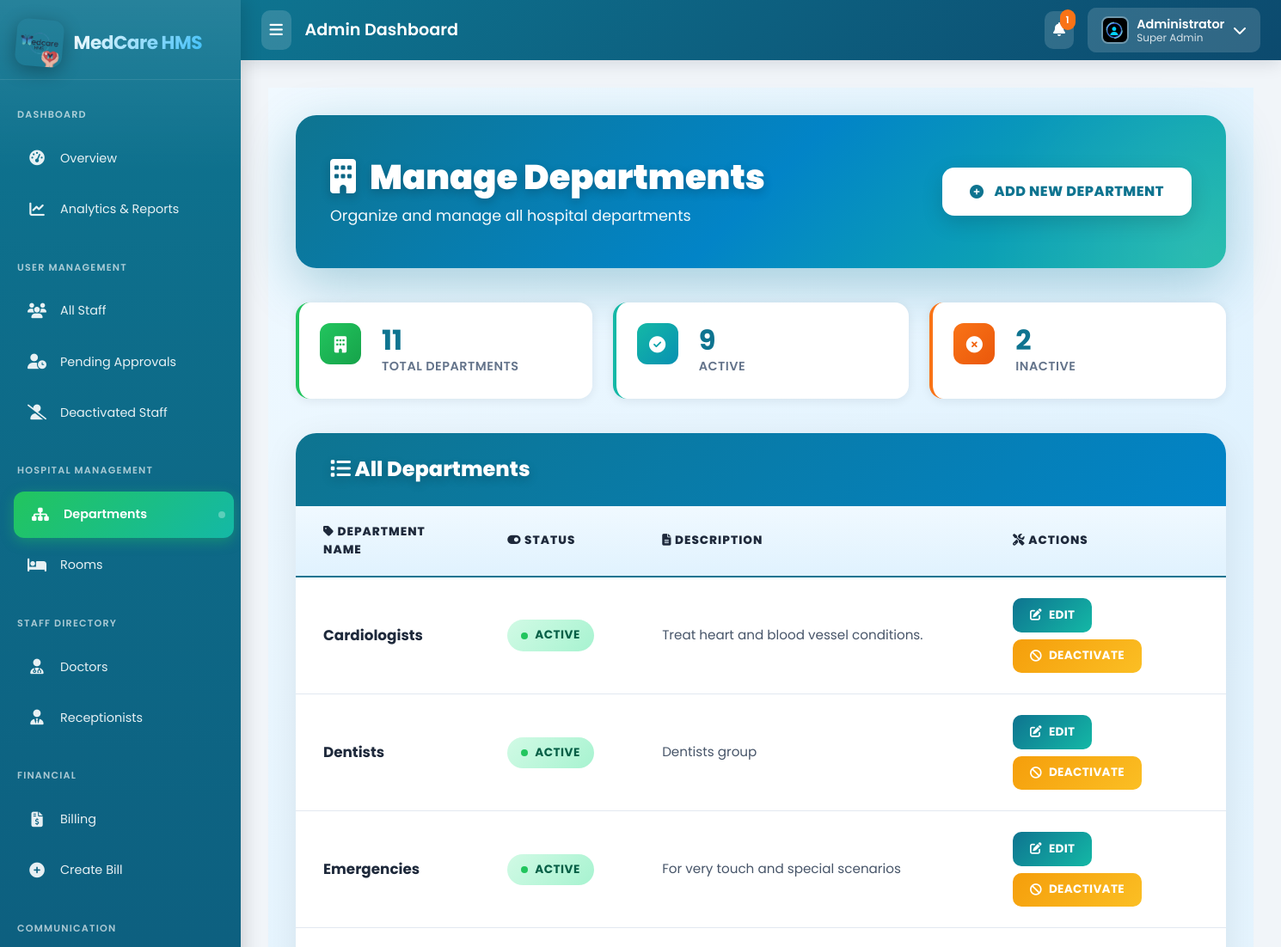
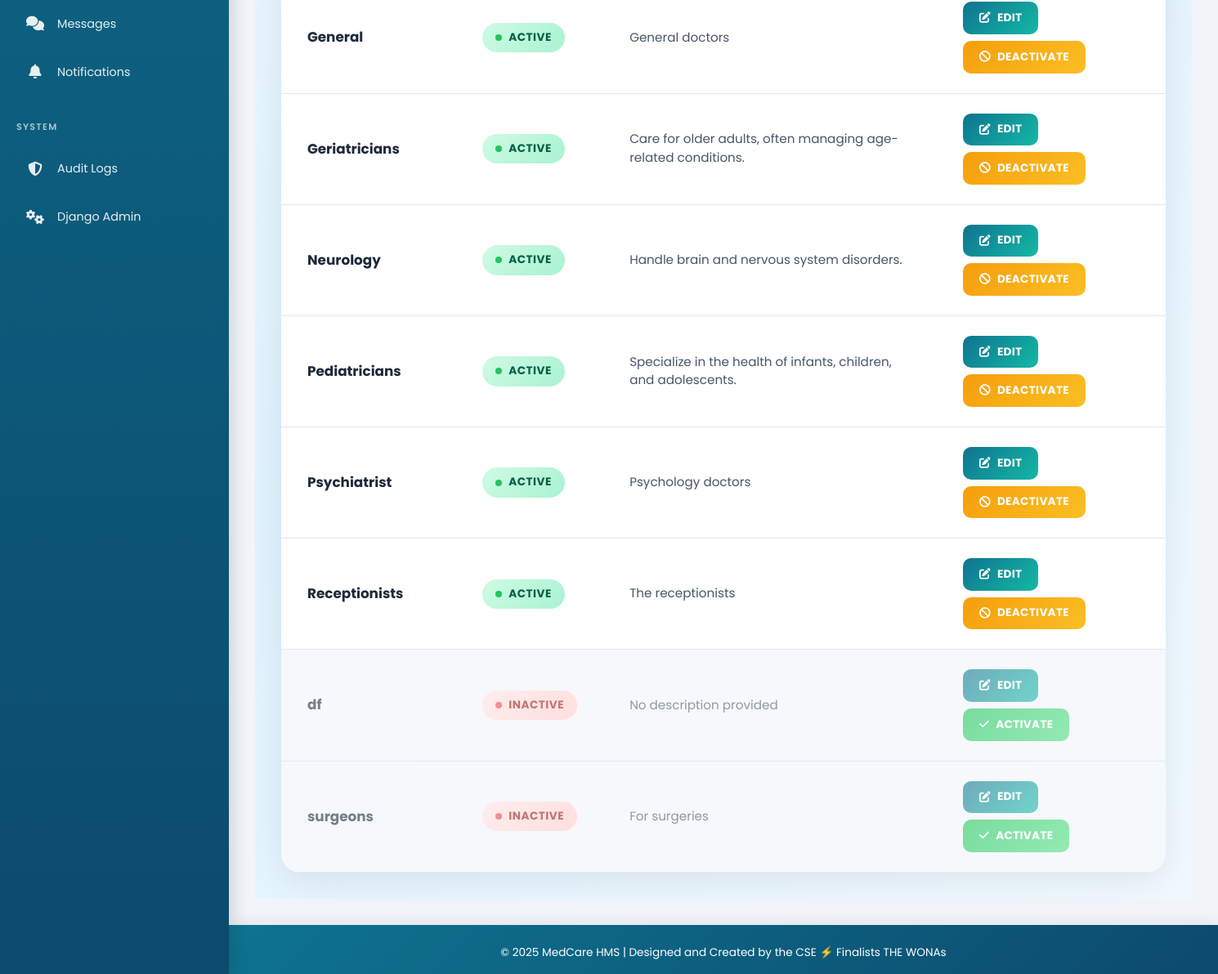
Screenshot of /management/departments/ (signed in) with the database file from the repository (2 pictures, top to bottom).
### management/models.py (models this page shows, shortened)
class Department(models.Model):
    name = models.CharField(max_length=100, unique=True, help_text="e.g., Cardiology, Orthopedics")
    description = models.TextField(blank=True, null=True)
    is_active = models.BooleanField(default=True)

### management/views.py (the view)
# urls.py: path('departments/', views.DepartmentListView.as_view(), name='department_list'),
@method_decorator(admin_required, name='dispatch')
class DepartmentListView(ListView):
    model = Department
    template_name = 'management/department_list.html'
    context_object_name = 'departments'
    queryset = Department.objects.all().order_by('-is_active', 'name')
    def get_context_data(self, **kwargs):
        context = super().get_context_data(**kwargs)
        departments = context['departments']
        context['total_count'] = departments.count()
        context['active_count'] = departments.filter(is_active=True).count()
        context['inactive_count'] = departments.filter(is_active=False).count()
        return context

### chat/context_processors.py (called while the page is built)
def unread_chat_messages(request):
    if request.user.is_authenticated:
        threads = request.user.chat_threads.all()
        total_unread = 0
        for thread in threads:
            total_unread += thread.get_unread_count_for_user(request.user)
        return {'unread_chat_messages_count': total_unread}
    return {'unread_chat_messages_count': 0}

### chat/models.py (called while the page is built)
    def get_unread_count_for_user(self, user):
        return self.messages.filter(is_read=False).exclude(sender=user).count()

### notifications/context_processors.py (called while the page is built)
def unread_notifications(request):
    if request.user.is_authenticated:
        count = Notification.objects.filter(recipient=request.user, is_read=False).count()
        return {'unread_notifications_count': count}
    return {}

### templates/management/department_list.html (shortened to what this page needs)
{% extends 'base_admin.html' %}
{% load static %}
{% block content %}
<div class="department-wrapper">
    <div class="page-header">
        <div class="header-content">
            <h1>
                <span class="header-icon">
                    <i class="fas fa-building"></i>
                </span>
                Manage Departments
            </h1>
            <p>Organize and manage all hospital departments</p>
        </div>
        <a href="{% url 'management:department_create' %}" class="btn-add" onclick="event.preventDefault(); openDepartmentFormModal('create');">
            <i class="fas fa-plus-circle"></i>
            Add New Department
        </a>
    </div>
    <div class="stats-container">
        <div class="stat-card teal">
            <div class="stat-icon">
                <i class="fas fa-building"></i>
            </div>
            <div class="stat-details">
                <div class="stat-value">{{ total_count }}</div>
                <div class="stat-label">Total Departments</div>
            </div>
        </div>
        <div class="stat-card green">
            <div class="stat-icon">
                <i class="fas fa-check-circle"></i>
            </div>
            <div class="stat-details">
                <div class="stat-value">{{ active_count }}</div>
                <div class="stat-label">Active</div>
            </div>
        </div>
        <div class="stat-card red">
            <div class="stat-icon">
                <i class="fas fa-times-circle"></i>
            </div>
            <div class="stat-details">
                <div class="stat-value">{{ inactive_count }}</div>
                <div class="stat-label">Inactive</div>
            </div>
        </div>
    </div>
    <div class="table-container">
        <div class="table-header">
            <h4><i class="fas fa-list"></i> All Departments</h4>
        </div>
        {% if departments %}
            <table class="department-table">
                <thead>
                    <tr>
                        <th><i class="fas fa-tag"></i> Department Name</th>
                        <th><i class="fas fa-toggle-on"></i> Status</th>
                        <th><i class="fas fa-file-alt"></i> Description</th>
                        <th><i class="fas fa-tools"></i> Actions</th>
                    </tr>
                </thead>
                <tbody>
                    {% for department in departments %}
                    <tr class="{% if not department.is_active %}inactive{% endif %}">
                        <td><strong>{{ department.name }}</strong></td>
                        <td>
                            {% if department.is_active %}
                                <span class="status-badge active">
                                    <span class="status-dot"></span>
                                    Active
                                </span>
                            {% else %}
                                <span class="status-badge inactive">
                                    <span class="status-dot"></span>
                                    Inactive
                                </span>
                            {% endif %}
                        </td>
                        <td>{{ department.description|default:"No description provided" }}</td>
                        <td>
                            <div class="action-buttons">
                                <button type="button"
                                        class="action-btn btn-edit"
                                        onclick="openDepartmentFormModal('edit', {{ department.pk }}, '{{ department.name|escapejs }}', '{{ department.description|default:''|escapejs }}')">
                                    <i class="fas fa-edit"></i>
                                    Edit
                                </button>
                                {% if department.is_active %}
                                    <button type="button"
                                            class="action-btn btn-deactivate"
                                            onclick="openToggleModal('{% url 'management:department_toggle_active' department.pk %}', '{{ department.name|escapejs }}', true)">
                                        <i class="fas fa-ban"></i>
                                        Deactivate
                                    </button>
                                {% else %}
                                    <button type="button"
                                            class="action-btn btn-activate"
                                            onclick="openToggleModal('{% url 'management:department_toggle_active' department.pk %}', '{{ department.name|escapejs }}', false)">
                                        <i class="fas fa-check"></i>
                                        Activate
                                    </button>
                                {% endif %}
                            </div>
                        </td>
                    </tr>
                    {% endfor %}
                </tbody>
            </table>
        {% endif %}
    </div>
</div>
{% endblock %}

### templates/base_admin.html (shortened to what this page needs)
{% load static %}
<!DOCTYPE html>
<html lang="en">
<head>
    <link href="https://cdn.jsdelivr.net/npm/bootstrap@5.3.0/dist/css/bootstrap.min.css" rel="stylesheet">
    <link rel="stylesheet" href="https://cdnjs.cloudflare.com/ajax/libs/font-awesome/6.4.0/css/all.min.css">
</head>
<body>
    <nav class="sidebar" id="adminSidebar">
        <div class="sidebar-brand">
            <img src="{% static 'images/logo.png' %}" alt="MedCare Logo">
            <span class="brand-text">MedCare HMS</span>
        </div>
        <div class="nav-section">
            <div class="nav-section-title">Dashboard</div>
            <a href="{% url 'accounts:admin_dashboard' %}" class="menu-link {% if request.resolver_match.url_name == 'admin_dashboard' %}active{% endif %}" data-tooltip="Overview">
                <span class="menu-icon"><i class="fas fa-tachometer-alt"></i></span>
                <span class="menu-text">Overview</span>
            </a>
            <a href="{% url 'reports:reports_dashboard' %}" class="menu-link {% if request.resolver_match.app_name == 'reports' %}active{% endif %}" data-tooltip="Analytics & Reports">
                <span class="menu-icon"><i class="fas fa-chart-line"></i></span>
                <span class="menu-text">Analytics & Reports</span>
            </a>
        </div>
        <div class="nav-section">
            <div class="nav-section-title">User Management</div>
            <a href="{% url 'accounts:staff_management_list' %}" class="menu-link" data-tooltip="All Staff">
                <span class="menu-icon"><i class="fas fa-users"></i></span>
                <span class="menu-text">All Staff</span>
            </a>
            <a href="{% url 'accounts:pending_staff_list' %}" class="menu-link" data-tooltip="Pending Approvals">
                <span class="menu-icon"><i class="fas fa-user-clock"></i></span>
                <span class="menu-text">Pending Approvals</span>
            </a>
            <a href="{% url 'accounts:deactivated_staff_list' %}" class="menu-link" data-tooltip="Deactivated Staff">
                <span class="menu-icon"><i class="fas fa-user-slash"></i></span>
                <span class="menu-text">Deactivated Staff</span>
            </a>
        </div>
        <div class="nav-section">
            <div class="nav-section-title">Hospital Management</div>
            <a href="{% url 'management:department_list' %}" class="menu-link" data-tooltip="Departments">
                <span class="menu-icon"><i class="fas fa-sitemap"></i></span>
                <span class="menu-text">Departments</span>
            </a>
            <a href="{% url 'management:room_list' %}" class="menu-link" data-tooltip="Rooms">
                <span class="menu-icon"><i class="fas fa-bed"></i></span>
                <span class="menu-text">Rooms</span>
            </a>
        </div>
        <div class="nav-section">
            <div class="nav-section-title">Staff Directory</div>
            <a href="{% url 'management:doctor_list' %}" class="menu-link" data-tooltip="Doctors">
                <span class="menu-icon"><i class="fas fa-user-md"></i></span>
                <span class="menu-text">Doctors</span>
            </a>
            <a href="{% url 'management:receptionist_list' %}" class="menu-link" data-tooltip="Receptionists">
                <span class="menu-icon"><i class="fas fa-user-tie"></i></span>
                <span class="menu-text">Receptionists</span>
            </a>
        </div>
        <div class="nav-section">
            <div class="nav-section-title">Financial</div>
            <a href="{% url 'billing:bill_list' %}" class="menu-link" data-tooltip="Billing">
                <span class="menu-icon"><i class="fas fa-file-invoice-dollar"></i></span>
                <span class="menu-text">Billing</span>
            </a>
            <a href="{% url 'billing:select_appointment' %}" class="menu-link" data-tooltip="Create Bill">
                <span class="menu-icon"><i class="fas fa-plus-circle"></i></span>
                <span class="menu-text">Create Bill</span>
            </a>
        </div>
        <div class="nav-section">
            <div class="nav-section-title">Communication</div>
            <a href="{% url 'chat:thread_list' %}" class="menu-link" data-tooltip="Messages">
                <span class="menu-icon"><i class="fas fa-comments"></i></span>
                <span class="menu-text">Messages</span>
            </a>
            <a href="{% url 'notifications:notification_list' %}" class="menu-link" data-tooltip="Notifications">
                <span class="menu-icon"><i class="fas fa-bell"></i></span>
                <span class="menu-text">Notifications</span>
            </a>
        </div>
        <div class="nav-section">
            <div class="nav-section-title">System</div>
            <a href="{% url 'audit:audit_feed' %}" class="menu-link {% if request.resolver_match.app_name == 'audit' %}active{% endif %}" data-tooltip="Audit Logs">
                <span class="menu-icon"><i class="fas fa-shield-halved"></i></span>
                <span class="menu-text">Audit Logs</span>
            </a>
            <a href="{% url 'admin:index' %}" class="menu-link" data-tooltip="Django Admin">
                <span class="menu-icon"><i class="fas fa-cogs"></i></span>
                <span class="menu-text">Django Admin</span>
            </a>
        </div>
    </nav>
    <div class="content-wrapper" id="adminContent">
        <div class="topbar">
            <div class="topbar-left">
                <button class="sidebar-toggle" id="sidebarToggle">
                    <i class="fas fa-bars"></i>
                </button>
                <h6 class="topbar-title mb-0">Admin Dashboard</h6>
            </div>
            <div class="topbar-right">
                <div class="notification-dropdown">
                    <button class="notification-btn" id="notificationToggle">
                        <i class="fas fa-bell"></i>
                        {% if unread_notifications_count > 0 %}
                        <span class="notification-badge" id="notificationBadge">{{ unread_notifications_count }}</span>
                        {% endif %}
                    </button>
                </div>
                <div class="user-dropdown">
                    <button class="user-toggle" id="userMenuToggle">
                        <img src="{% if user.profile.image %}{{ user.profile.image.url }}{% else %}{% static 'profile_pictures/default.jpeg' %}{% endif %}"
                             alt="User Avatar" class="user-avatar">
                        <div class="user-info">
                            <span class="user-name">{{ user.get_full_name|default:user.username }}</span>
                            <span class="user-role">{% if user.is_superuser %}Super Admin{% else %}Admin{% endif %}</span>
                        </div>
                        <i class="fas fa-chevron-down"></i>
                    </button>
                </div>
            </div>
        </div>
        <div class="main-content">
            {% block content %}{% endblock %}
        </div>
        <footer>
            <p class="mb-0">© 2025 MedCare HMS | Designed and Created by the CSE ⚡ Finalists THE WONAs</p>
        </footer>
    </div>
</body>
</html>

### templates/components/messages.html (style rules this page uses)
:root { --message-success: #10b981; --message-success-bg: #ecfdf5; --message-success-border: #a7f3d0; --message-success-text: #065f46; --message-error: #ef4444; --message-error-bg: #fef2f2; --message-error-border: #fecaca; --message-error-text: #991b1b; --message-warning: #f59e0b; --message-warning-bg: #fffbeb; --message-warning-border: #fed7aa; --message-warning-text: #92400e; --message-info: #3b82f6; --message-info-bg: #eff6ff; --message-info-border: #bfdbfe; --message-info-text: #1e40af; --message-slide-duration: 300ms; --message-fade-duration: 250ms; --message-scale-duration: 200ms; }

### rows the page displays
Department: name "Cardiologists", is_active True (drawn), description "Treat heart and blood vessel conditions."
Department: name "Dentists", is_active True (drawn), description "Dentists group"
Department: name "Emergencies", is_active True (drawn), description "For very touch and special scenarios"
Department: name "General", is_active True (drawn), description "General doctors"
Department: name "Geriatricians", is_active True (drawn), description "Care for older adults, often managing age-related conditions."
Department: name "Neurology", is_active True (drawn), description "Handle brain and nervous system disorders."
Department: name "Pediatricians", is_active True (drawn), description "Specialize in the health of infants, children, and adolescents."
Department: name "Psychiatrist", is_active True (drawn), description "Psychology doctors"
Department: name "Receptionists", is_active True (drawn), description "The receptionists"
Department: name "df", is_active False (drawn), description "No description provided"
Department: name "surgeons", is_active False (drawn), description "For surgeries"

### other values shown
{{ unread_notifications_count }} "1"
{{ user.get_full_name|default:user.username }} "Administrator"
{{ total_count }} "11"
{{ active_count }} "9"
{{ inactive_count }} "2"
